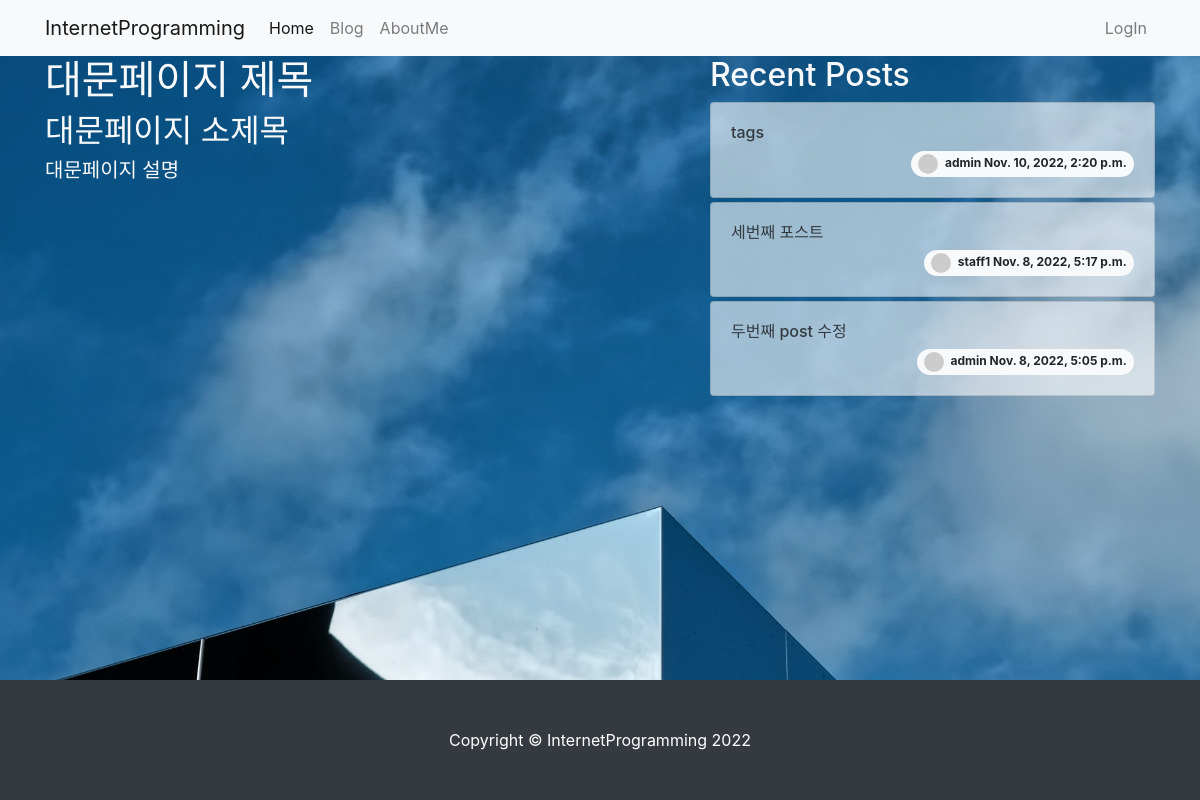
The page / on the database its author committed.
### blog/models.py (models this page shows, shortened)
class Post(models.Model):
    title = models.CharField(max_length=30)
    hook_text = models.CharField(max_length=100, blank=True)
    content = models.TextField()
    head_image = models.ImageField(upload_to='blog/images/%Y/%m/%d/', blank=True)
    file_upload = models.FileField(upload_to='blog/files/%Y/%m/%d/', blank=True)
    created_at = models.DateTimeField(auto_now_add=True)
    updated_at = models.DateTimeField(auto_now=True)
    author = models.ForeignKey(User, null=True, on_delete=models.SET_NULL) # CASCADE
    category = models.ForeignKey(Category, null=True, blank=True, on_delete=models.SET_NULL)
    tags = models.ManyToManyField(Tag, null=True, blank=True)
    def get_absolute_url(self):
        return f'/blog/{self.pk}/' #primary key
    def get_avatar_url(self):
        if self.author.socialaccount_set.exists():
            return self.author.socialaccount_set.first().get_avatar_url()
        else:
            return 'https://dummyimage.com/50x50/ced4da/6c757d.jpg'

### single_pages/views.py (the view)
# urls.py: path('', views.landing), # IP주소/
def landing(request):
    recent_posts = Post.objects.order_by('-pk')[:3]
    return render(request, 'single_pages/landing.html', {
        'recent_post' : recent_posts
    })

### single_pages/templates/single_pages/landing.html (shortened to what this page needs)
<!DOCTYPE html>
{% load static %}
<html lang="ko">
  <head>
    <link href="{% static 'blog/bootstrap4/css/bootstrap.min.css' %}" rel="stylesheet" type="text/css" media="screen">
    <link href="{% static 'single_pages/css/landing.css' %}" rel="stylesheet" type="text/css" media="screen">
  </head>
  <body>
    {% include 'blog/navbar.html' %}
    <div class="container">
      <div class="row justify-content-between">
        <div class="col-lg-6 text-light" id="main-area">
          <h1>대문페이지 제목</h1>
          <h2>대문페이지 소제목</h2>
          <h5>대문페이지 설명</h5>
        </div>
        <div class="col-lg-5">
          <h2 class="text-light">Recent Posts</h2>
          {% for post in recent_post %}
          <div class="card mt-1">
            <div class="card-body">
              <h6>
                <a href="{{post.get_absolute_url}}" class="text-decoration-none text-dark">{{post.title}}</a>
              </h6>
              <span class="badge badge-pill badge-light float-right">
                <img class="rounded-circle mr-1" width="20px" src="{{post.get_avatar_url}}">
                {{post.author.username}} {{post.created_at}}
              </span>
            </div>
          </div>
          {% endfor %}
        </div>
      </div>
    </div>
    <div class="fixed-bottom">
      {% include 'blog/footer.html' %}
    </div>
  </body>
</html>

### blog/templates/blog/navbar.html (shortened to what this page needs)
{% load socialaccount %}
    <nav class="navbar navbar-expand-lg navbar-light bg-light">
      <div class="container">
        <a class="navbar-brand" href="/">InternetProgramming</a>
        <div class="collapse navbar-collapse" id="navbarNavDropdown">
          <ul class="navbar-nav">
            <li class="nav-item active">
              <a class="nav-link" href="/">Home</a>
            </li>
            <li class="nav-item">
              <a class="nav-link" href="/blog/">Blog</a>
            </li>
            <li class="nav-item">
              <a class="nav-link" href="/about_me/">AboutMe</a>
            </li>
          </ul>
          <ul class="navbar-nav ml-auto">
            {% if user.is_authenticated %}
            <li class="nav-item dropdown">
              <a class="nav-link dropdown-toggle" href="#" id="navbarDropdownMenuLink" role="button" data-toggle="dropdown" aria-haspopup="true" aria-expanded="false">
                {% if user.socialaccount_set.all.0.get_avatar_url %}
                  <img class="rounded-circle mr-3" src="{{user.socialaccount_set.all.0.get_avatar_url}}" width="25px">
                {% else %}
                  <img class="rounded-circle mr-3" src="https://dummyimage.com/50x50/ced4da/6c757d.jpg" width="25px">
                {% endif %}
                {{user.username}}
              </a>
              <div class="dropdown-menu" aria-labelledby="navbarDropdownMenuLink">
                <a class="dropdown-item" href="/accounts/logout/">LogOut</a>
              </div>
            </li>
            {% else %}
              <li class="nav-item">
                <a class="nav-link" href="#" data-toggle="modal" data-target="#loginModal">LogIn</a>
              </li>
            {% endif%}
          </ul>
        </div>
      </div>
    </nav>

### blog/templates/blog/footer.html
      <footer class="py-5 bg-dark">
        <div class="container"><p class="m-0 text-center text-white">Copyright &copy; InternetProgramming 2022</p></div>
      </footer>

### single_pages/static/single_pages/css/landing.css (style rules this page uses)
body { background: url('/static/single_pages/images/amsterdam_sky.jpg') no-repeat center center fixed; -webkit-background-size: cover; -moz-background-size: cover; background-size: cover; -o-background-size: cover; }
.card { background-color: rgba(255, 255, 255, 0.6); }

### rows shown on the page
Post: title "tags", author.username "admin", created_at "Nov. 10, 2022, 2:20 p.m."
Post: title "세번째 포스트", author.username "staff1", created_at "Nov. 8, 2022, 5:17 p.m."
Post: title "두번째 post 수정", author.username "admin", created_at "Nov. 8, 2022, 5:05 p.m."
